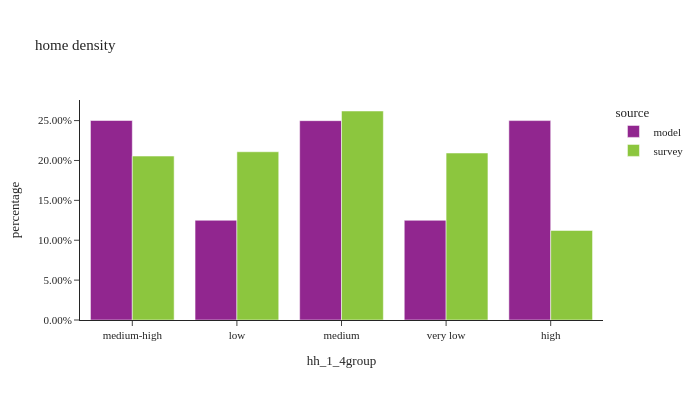

The notebook cell this image was saved under:
### Code cell
plot_hh_stat(df_hh, 'hh_1_4group', 'home density')

### Figure 1 — Plotly figure (JSON) as saved in the notebook; plotly's stock layout.template omitted (floating-point values rounded to 4 significant figures)
{"data": [{"alignmentgroup": "True", "customdata": [[434221], [217023], [433835], [217007], [434043]], "hovertemplate": "source=model<br>hh_1_4group=%{x}<br>percentage=%{y}<br>sample count=%{customdata[0]}<extra></extra>", "legendgroup": "model", "marker": {"color": "#91268F", "pattern": {"shape": ""}}, "name": "model", "offsetgroup": "model", "orientation": "v", "showlegend": true, "textposition": "auto", "type": "bar", "x": ["medium-high", "low", "medium", "very low", "high"], "xaxis": "x", "y": [0.2501, 0.125, 0.2499, 0.125, 0.25], "yaxis": "y"}, {"alignmentgroup": "True", "customdata": [[718], [693], [570], [713], [1072]], "hovertemplate": "source=survey<br>hh_1_4group=%{x}<br>percentage=%{y}<br>sample count=%{customdata[0]}<extra></extra>", "legendgroup": "survey", "marker": {"color": "#8CC63E", "pattern": {"shape": ""}}, "name": "survey", "offsetgroup": "survey", "orientation": "v", "showlegend": true, "textposition": "auto", "type": "bar", "x": ["medium-high", "low", "high", "very low", "medium"], "xaxis": "x", "y": [0.2055, 0.2109, 0.1122, 0.2093, 0.262], "yaxis": "y"}], "layout": {"barmode": "group", "font": {"size": 11}, "height": 400, "legend": {"title": {"text": "source"}, "tracegroupgap": 0}, "title": {"text": "home density"}, "width": 700, "xaxis": {"anchor": "y", "domain": [0.0, 1.0], "title": {"text": "hh_1_4group"}}, "yaxis": {"anchor": "x", "domain": [0.0, 1.0], "tickformat": ".2%", "title": {"text": "percentage"}}}}
